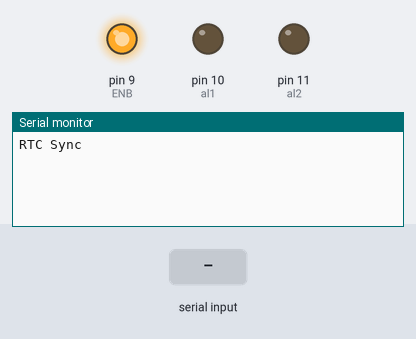
A sketch run on a simulated Arduino Uno, built with avr-gcc and run on an emulated ATmega328P. Shown: output pins drawn as LEDs (lit = HIGH), the last lines printed to the serial monitor. The inputs (shaded band) are chosen by the test bench. The local clock reads 2024-03-15 10:24:30 at power-on unless the sketch sets it.

Above: at 1.2 s.
1.3 s: "90,45,200,10\n" received over Serial
At 4.1 s:
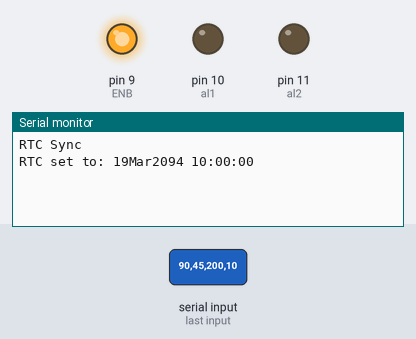
4.3 s: "30,150,10,200\n" received over Serial
At 6.8 s:
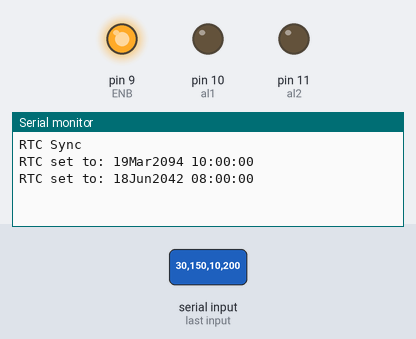

The sketch:

draft_6final_.ino
```cpp
#include <DS3232RTC.h>      // https://github.com/JChristensen/DS3232RTC
#include <Streaming.h>      // https://github.com/janelia-arduino/Streaming
DS3232RTC myRTC;
#include <EEPROM.h>

int LDRpin1 = A0;
int LDRpin2 = A1;
int ENB=9;
int al1=10;
int al2=11;
int reading1 = 0;
int reading2 = 0;
int diff = 0;
int mindiff=50;
int address = 0;
int maxaddress = 72;

void printDateTime(time_t t)
{
    printDate(t);
    Serial << ' ';
    printTime(t);
}

// print time to Serial
void printTime(time_t t)
{
    printI00(hour(t), ':');
    printI00(minute(t), ':');
    printI00(second(t), ' ');
}

// print date to Serial
void printDate(time_t t)
{
    printI00(day(t), 0);
    Serial << monthShortStr(month(t)) << _DEC(year(t));
}

// Print an integer in "00" format (with leading zero),
// followed by a delimiter character to Serial.
// Input value assumed to be between 0 and 99.
void printI00(int val, char delim)
{
    if (val < 10) Serial << '0';
    Serial << _DEC(val);
    if (delim > 0) Serial << delim;
    return;
}


void setup()
{
    pinMode(ENB, OUTPUT);
    pinMode(al1, OUTPUT); // Configure pin 10 as an Output
    pinMode(al2, OUTPUT); // Configure pin 11 as an Output
    digitalWrite(ENB,HIGH);  ///for Actuator
    pinMode(LDRpin1, INPUT);
    pinMode(LDRpin2, INPUT);
    Serial.begin(115200);

//     Serial << F( "\n" _FILE_ "\n" _DATE_ " " _TIME_ "\n" );
    myRTC.begin();//clock setup

    // setSyncProvider() causes the Time library to synchronize with the
    // external RTC by calling RTC.get() every five minutes by default.
    setSyncProvider(myRTC.get);
    Serial << F("RTC Sync");
    if (timeStatus() != timeSet) Serial << F(" FAIL!");
    Serial << endl;

}

void loop()
{
         //clock setup starts
    static time_t tLast;
    time_t t;
    tmElements_t tm;

    // check for input to set the RTC, minimum length is 12, i.e. yy,m,d,h,m,s
    if (Serial.available() >= 12) {
        // note that the tmElements_t Year member is an offset from 1970,
        // but the RTC wants the last two digits of the calendar year.
        // use the convenience macros from the Time Library to do the conversions.
        int y = Serial.parseInt();
        if (y >= 100 && y < 1000)
            Serial << F("Error: Year must be two digits or four digits!") << endl;
        else {
            if (y >= 1000)
                tm.Year = CalendarYrToTm(y);
            else    // (y < 100)
                tm.Year = y2kYearToTm(y);
            tm.Month = Serial.parseInt();
            tm.Day = Serial.parseInt();
            tm.Hour = Serial.parseInt();
            tm.Minute = Serial.parseInt();
            tm.Second = Serial.parseInt();
            t = makeTime(tm);
            myRTC.set(t);   // use the time_t value to ensure correct weekday is set
            setTime(t);
            Serial << F("RTC set to: ");
            printDateTime(t);
            Serial << endl;
            // dump any extraneous input
            while (Serial.available() > 0) Serial.read();
        }
    }

    t = now();
    if (t != tLast) {
        tLast = t;
        //printDateTime(t);
//        if (second(t) == 0) {
//            float c = myRTC.temperature() / 4.;
//            float f = c * 9. / 5. + 32.;
//            Serial << F("  ") << c << F(" C  ") << f << F(" F");
//        }
//        Serial << endl;
    }
  //clock setup ends

  int hr=hour();
  int mn=minute();
  int sc=second();
  if(mn %2 !=0)//********Change sc to mn and change it to 20******
  {
   // read thr value from the LDR sensor
  reading1 = analogRead(LDRpin1);
  reading2 = analogRead(LDRpin2);
  // print the LDR sensor reading so you know its range
  diff=reading1-reading2;
  //printDateTime(t);
  //Serial.print(reading1 );
  //Serial.print("   " );
  //Serial.print(reading2);
  //Serial.print("    ");
  if(sc%20==0)
 {
  Serial.println("Starting recording...");
   for(int address=0;address <=maxaddress;address++)
   {
    EEPROM.update(address, diff);
    delay(15);
    reading1 = analogRead(LDRpin1);
  reading2 = analogRead(LDRpin2);
  // print the LDR sensor reading so you know its range
  diff=reading1-reading2;
    Serial.print(address);
//  Serial.print("\t");
//  Serial.print(hr );
// Serial.print("\t");
//  Serial.print(mn );
// Serial.print("\t");
//  Serial.print(sc );
 Serial.print("\t");
  Serial.print(diff);
  Serial.println();
  delay(20000);
   }
  }


  if(abs(diff)>mindiff)
  {
  if (diff> 0)
  {
    digitalWrite(al1,HIGH);
    digitalWrite(al2,LOW);
  }
  else
  {
    digitalWrite(al2,HIGH);
    digitalWrite(al1,LOW);
  }
  }
 else
  {
     digitalWrite(al1,LOW);
    digitalWrite(al2,LOW);

  }  }

  else
  {
//  if (t != tLast) {
//        tLast = t;
//        printDateTime(t);
//        if (second(t) == 0) {
//            float c = myRTC.temperature() / 4.;
//            float f = c * 9. / 5. + 32.;
//            Serial << F("  ") << c << F(" C  ") << f << F(" F");
//        }
//        Serial << endl;
//    }
   }

}
```

Measured:
- after the input at 1.3 s, the serial monitor: prints a new line after 2.0 s (image 1)
- after the input at 4.3 s, the serial monitor: prints a new line after 2.0 s (image 2)
